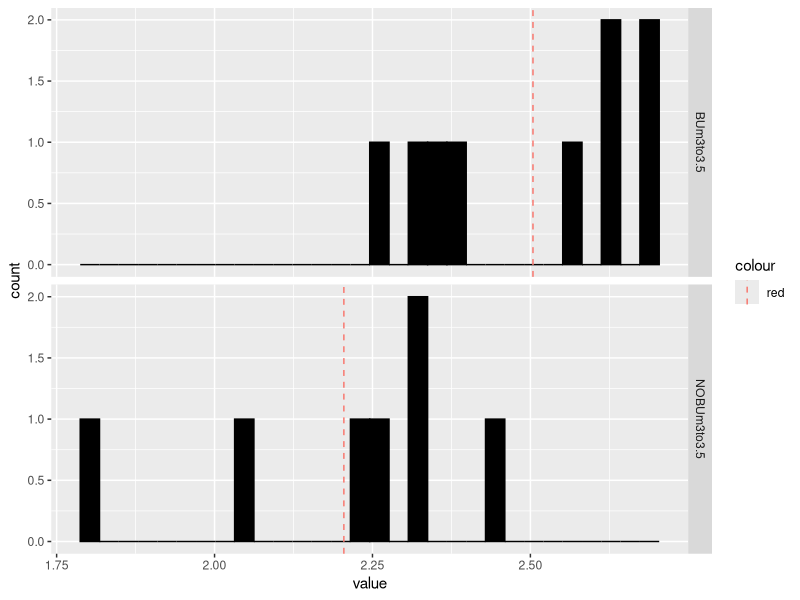

The R script that drew this image: (Note: this script raises an error after producing the figure.)
setwd("/home/jane/Documentos/doctorado/estadistica y metagenomica")

##cargamos la tabla de abundancia
abund_table = read.csv("ALSG93AGenus.csv",row.names=1, check.names=FALSE)
abund_table_t<-t(abund_table)

##calculamos la diversidad Shannon 
library(vegan)
#Se usa la funcion diversidad del paquete vegan para calcular el indice Shannon
#Se realiza el dataframe del indice de Shannnon
H<-diversity(abund_table_t, "shannon")
df_H<-data.frame(sample=names(H),value=H,measure=rep("Shannon", length(H)))
#Se obtiene la informacion agrupada para los datps de la muestra
df_H$Group <- with(df_H, ifelse(as.factor(sample)%in% c("A11-28F","A12-28F",
"A13-28F","A14-28F","A15-28F","A16-28F"),c("G93m1"), 
ifelse(as.factor(sample)%in% c("A21-28F","A22-28F","A23-28F","A24-28F",
                               "A25-28F","A26-28F"),c("WTm1"),
       ifelse(as.factor(sample)%in% c("C11-28F","C12-28F","C13-28F"),c("G93m4"),
              ifelse(as.factor(sample)%in% c("C21-28F","C22-28F","C23-28F"),
                     c("WTm4"),ifelse(as.factor(sample)%in% c("B11-28F",
                     "B12-28F","B13-28F","B14-28F","B15-28F","D11-28F",
                     "D12-28F","D13-28F","D14-28F"),c("BUm3to3.5"),
                     c("NOBUm3to3.5")))))))

df_H
#El conjunto de datos incluye datos de muestra de los meses 1, 3, 3,5 y 4. 
#Nos interesa en las comparaciones del tratamiento frente al no tratamiento 
#durante los meses 3 y 3,5. Así que los datos de 3 a 3,5 meses como se indica a
#continuación:
library(dplyr)
df_H_G6 <- select(df_H, Group,value)
df_H_G93BUm3 <- filter(df_H_G6,Group=="BUm3to3.5"|Group=="NOBUm3to3.5")
df_H_G93BUm3
library(ggplot2)
#dividir la trama en múltiples paneles
p<-ggplot(df_H_G93BUm3, aes(x=value))+
  geom_histogram(color="black",fill="black")+
  facet_grid(Group ~ .)
#Calcular la media de cada grupo
#calcular la diversidad promedio de Shannon de cada grupo usando el paquete Plyr
library(plyr)
mu <- ddply(df_H_G93BUm3, "Group", summarise, grp.mean=mean(value))
head(mu)
#agrega las lineas de la media
p+geom_vline(data=mu, aes(xintercept=grp.mean, color="red"),
             linetype="dashed")



##5.2.3 Cálculo de la potencia o el tamaño de la muestra mediante la función R power.t.test
#Dado que se desconoce la desviación estándar de la diferencia de medias,
#es necesario estimarlo

aggregate(value ~ Group, 
          df_H_G93BUm3,
          mean)

#Group value
#1   BUm3to3.5 2.504
#2 NOBUm3to3.5 2.205



aggregate(value ~ Group, df_H_G93BUm3,var)

#Group   value
#1   BUm3to3.5 0.02892
#2 NOBUm3to3.5 0.04349

n1 <- 9
n2 <-7
s1<-sqrt(0.02892)
s1
#[1] 0.1701
s2<-sqrt(0.04349)
s2
#[1] 0.2085
s=sqrt((n1-1)*s1^2+(n2-1)*s2^2)/(n1+n2-2)
s
#[1] 0.05012

power.t.test(n=2:10,delta=2.504-2.205,sd=0.05012)
df_P <-data.frame(2:10,power)
df_P

n = c(2, 3, 4, 5, 6, 7, 8, 9, 10)  
power = c(0.8324, 0.9994, 1.0000, 1.0000, 1.0000, 1.0000, 1.0000, 1.0000, 1.0000)

power <- sapply(n, function (x) power.t.test(n=x, delta=2.504-2.205,sd=0.05012)$power)
plot(n, power, xlab  = "Sample Size per group", ylab  = "Power to reject null",
     main="Power curve for\n t-test with delta = 0.05",
     lwd=2, col="red", type="l")

abline(h = 0.90, col="blue")


power.t.test(n=2:10,delta=2.504-2.205,sd=0.05012, type = "one.sample" )

